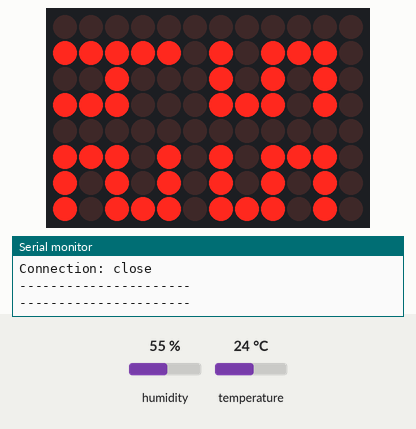
Recording of a sketch running on a simulated Arduino Uno R4 WiFi. On the bench: 12×8 LED matrix, the last lines printed to the serial monitor. Inputs (shaded band) come from the test bench; at power-on: humidity 55 %, temperature 24 °C. WiFi joins after 1.5 s; servers stay silent unless stated; uploads are accepted with an empty reply.

Above: at 13.1 s.
13.2 s: humidity set to 22 %
At 24.3 s:
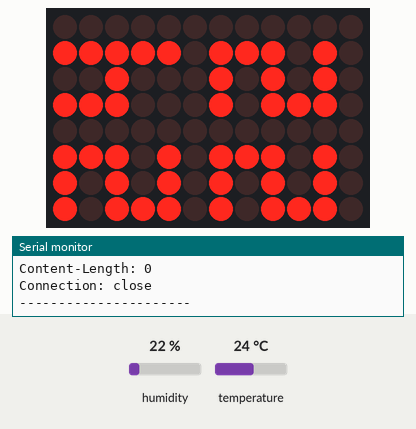
24.6 s: temperature set to 12 °C
At 34.2 s:
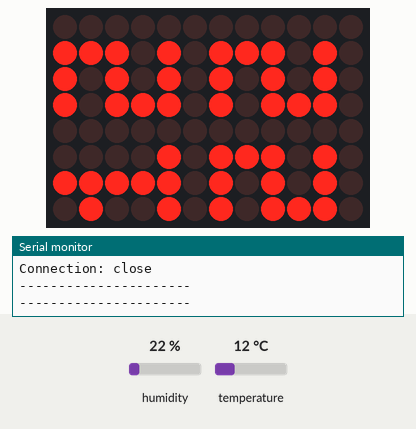
35.1 s: humidity set to 40 %
At 45.4 s:
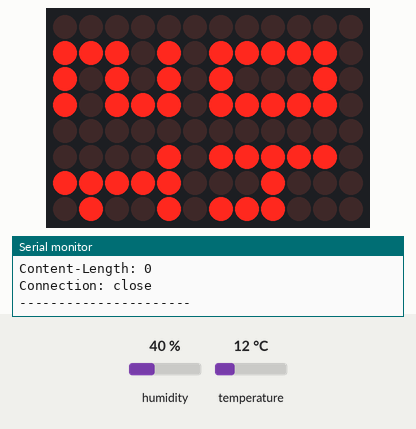
45.7 s: temperature set to 19 °C
At 55.4 s:
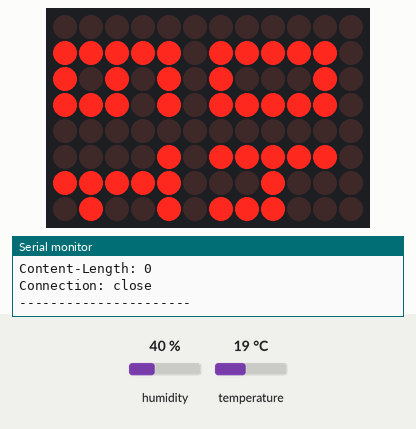
56.3 s: humidity set to 68 %
At 66.5 s:
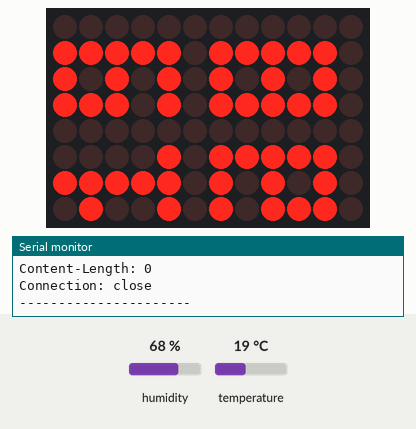
66.8 s: temperature set to 28 °C
At 76.5 s:
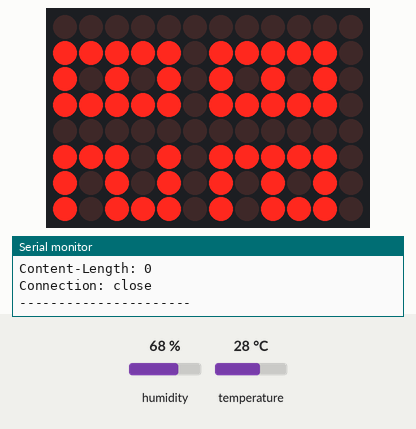
Timing chart, 0 to 78.0 s (numbered marks = the images above; inputs shaded):
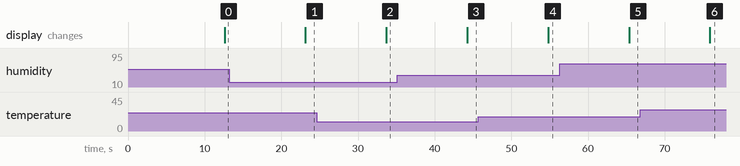

The sketch:

oneM2M_DHT11.ino
```cpp
#include <WiFiS3.h>
#include <WiFiSSLClient.h>
#include <ArduinoJson.h>
#include <DHT.h>
#include <Arduino_LED_Matrix.h>

#include "secrets.h"                 // WiFi 및 API 인증 정보
#include "digit_patterns.h"          // 숫자 0~9 패턴 정의

// ArduinoJson 메모리 최적화 설정
#define ARDUINOJSON_SLOT_ID_SIZE 1           // 슬롯 ID 크기 최소화
#define ARDUINOJSON_STRING_LENGTH_SIZE 1     // 문자열 길이 크기 최소화
#define ARDUINOJSON_USE_DOUBLE 0             // double 타입 비활성화 (메모리 절약)
#define ARDUINOJSON_USE_LONG_LONG 0          // long long 타입 비활성화

// DHT11 센서 설정
#define DHTPIN 2                      // DHT11 데이터 핀 (디지털 2번)
#define DHTTYPE DHT11                 // 센서 타입

const int DELAY = 10000;              // 데이터 전송 주기 (10초)
const char* RVI = "2a";               // oneM2M 릴리즈 버전

// oneM2M 리소스 경로 설정
String CSEBASE = "/Mobius";           // CSE Base 이름
String R4_AE = String("R4_TUTO_") + String(ORIGIN);  // Application Entity 이름
String TEM_CNT = "TEM";               // 온도 Container 이름
String HUM_CNT = "HUM";               // 습도 Container 이름

// 전역 변수
bool ready = false;                   // oneM2M 리소스 초기화 완료 여부
uint32_t reqSeq = 1;                  // HTTP 요청 ID 생성용 시퀀스 번호
byte frame[8][12];                    // LED 매트릭스 프레임 버퍼 (8행 x 12열)

// 객체 생성
DHT dht(DHTPIN, DHTTYPE);             // DHT11 센서 객체
WiFiSSLClient wifi;                   // HTTPS 통신 클라이언트 객체
ArduinoLEDMatrix matrix;              // LED 매트릭스 객체

void setup() {
  // 시리얼 초기화 및 포트 오픈 대기
  Serial.begin(115200);
  while (!Serial);

  // LED 매트릭스 초기화
  matrix.begin();
  dht.begin();  // DHT11 센서 초기화

  // WiFi 모듈 체크
  if (WiFi.status() == WL_NO_MODULE) {
    Serial.println("Communication with WiFi module failed!\r\nPlease reset your device!");
    while (true) delay(1000);
  }
  // WiFi 네트워크 연결 시도
  if (!ensureWifiConnected(30000)) {
    Serial.println("[FATAL] WiFi connect failed.");
    while (true) delay(1000);
  }

  // WiFi 연결 후 네트워크 스택 안정화 대기
  delay(5000);
  Serial.println("[SETUP] Complete. Entering loop...");
}

void loop() {
  // WiFi 연결 끊김 처리
  if (WiFi.status() != WL_CONNECTED) {
    ready = false;
    Serial.println("[WiFi] Disconnected. Reconnecting...");
    ensureWifiConnected(30000);  // WiFi 연결 시도
  }

  // 준비되지 않았으면 CB 확인 및 setDevice 재시도
  if (!ready) {
    Serial.println("[TRY] GET CB (CSEBase) ...");
    int sc = get(CSEBASE);
    Serial.print("[CB] HTTP status = ");
    Serial.println(sc);

    if (sc == 200 || sc == 201) {
      setDevice();
    }
    delay(5000);  // 5초 대기 후 재시도
    return;
  }

  float temperature = dht.readTemperature();  // 온도 (°C)
  float humidity = dht.readHumidity();        // 습도 (%)

  if (isnan(humidity) || isnan(temperature)) {  // 읽기 실패 체크
    Serial.println("[ERROR] DHT11 ERROR");
    delay(2000);
    return;
  }

  Serial.println("----------------------");
  Serial.print("TEM: ");
  Serial.print(temperature);
  Serial.println(" °C");

  Serial.print("HUM: ");
  Serial.print(humidity);
  Serial.println(" %");
  Serial.println("----------------------");

  // LED 매트릭스에 온습도 표시
  displayTemperatureHumidity((int)temperature, (int)humidity);

  Serial.println("[POST] Sending state to server...");
  postCIN(CSEBASE + "/" + R4_AE + "/" + TEM_CNT, String(temperature));
  postCIN(CSEBASE + "/" + R4_AE + "/" + HUM_CNT, String(humidity));

  delay(DELAY);
}

// WiFi 연결 시도
bool ensureWifiConnected(unsigned long maxWaitMs) {
  // 이미 연결되어 있으면 즉시 반환
  if (WiFi.status() == WL_CONNECTED) return true;

  Serial.print("[WiFi] Connecting to SSID: ");
  Serial.println(SECRET_SSID);

  // WiFi 연결 시작
  WiFi.begin(SECRET_SSID, SECRET_PASS);

  // 최대 대기 시간까지 연결 시도
  unsigned long start = millis();
  while (millis() - start < maxWaitMs) {
    if (WiFi.status() == WL_CONNECTED) {
      Serial.println("[WiFi] Connected.");

      // WiFi 연결 정보 출력
      Serial.print("SSID: ");
      Serial.println(WiFi.SSID());

      IPAddress ip = WiFi.localIP();
      Serial.print("IP Address: ");
      Serial.println(ip);

      long rssi = WiFi.RSSI();
      Serial.print("signal strength (RSSI):");
      Serial.print(rssi);
      Serial.println(" dBm");

      return true;
    }
    delay(250);  // 250ms 대기
    Serial.print(".");  // 연결 시도 진행 표시
  }
  Serial.println();
  return (WiFi.status() == WL_CONNECTED);
}

// 고유 RI 생성 (예: "r4-1", "r4-2", "r4-3" ...)
String nextRI() {
  String ri = "r4-";
  ri += String(reqSeq++);
  return ri;
}

// HTTP 응답에서 상태 코드 추출 (예: "HTTP/1.1 200 OK" → 200)
int readHttpStatusLine() {
  String line = wifi.readStringUntil('\n');
  line.trim();

  if (!line.startsWith("HTTP/")) return -1;

  int sp1 = line.indexOf(' ');
  if (sp1 < 0) return -1;
  int sp2 = line.indexOf(' ', sp1 + 1);
  if (sp2 < 0) sp2 = line.length();

  String codeStr = line.substring(sp1 + 1, sp2);
  return codeStr.toInt();
}

// GET 요청 (리소스 조회)
int get(String path) {
  Serial.println("----------------------");
  if (!wifi.connect(API_HOST, HTTPS_PORT)) {
    Serial.println("[ERROR] TLS connect failed");
    wifi.stop();
    return -1;
  }

  String ri = nextRI();

  // HTTP 요청 전송
  wifi.println("GET " + path + " HTTP/1.1");
  wifi.println("Host: " + String(API_HOST));
  wifi.println("X-M2M-Origin: " + String(ORIGIN));
  wifi.println("X-M2M-RI: " + ri);
  wifi.println("X-M2M-RVI: " + String(RVI));
  wifi.println("X-API-KEY: " + String(API_KEY));
  wifi.println("X-AUTH-CUSTOM-LECTURE: " + String(LECTURE));
  wifi.println("X-AUTH-CUSTOM-CREATOR: " + String(CREATOR));
  wifi.println("Accept: application/json");
  wifi.println("Connection: close");
  wifi.println();

  // 응답 대기
  unsigned long t0 = millis();
  while (!wifi.available()) {
    if (millis() - t0 > DELAY) {
      Serial.println("[ERROR] Response timeout (GET)");
      wifi.stop();
      return -1;
    }
    delay(10);
  }

  int httpStatus = readHttpStatusLine();

  Serial.print("[GET] HTTP=");
  Serial.println(httpStatus);

  // 나머지 응답 출력 (헤더 + 본문)
  if (wifi.available()) {
    while (wifi.available()) {
      Serial.write(wifi.read());
    }
    Serial.println();
  }

  wifi.stop();
  Serial.println("----------------------");
  return httpStatus;
}

// AE 생성 요청
int postAE(String path, String resourceName){
  String body = serializeAE(resourceName);  // AE용 JSON 본문 직렬화
  return post(path, "AE", 2, body);         // ty=2 (AE 타입)
}

// CNT 생성 요청
int postCNT(String path, String resourceName){
  String body = serializeCNT(resourceName);  // CNT용 JSON 본문 직렬화
  return post(path, "CNT", 3, body);         // ty=3 (CNT 타입)
}

// CIN 생성 요청 (데이터 전송)
int postCIN(String path, String content){
  String body = serializeCIN(content);       // CIN용 JSON 본문 직렬화
  return post(path, "CIN", 4, body);         // ty=4 (CIN 타입)
}

// AE용 JSON 본문 직렬화
String serializeAE(String resourceName){
  String body;
  StaticJsonDocument<512> doc;  // JSON 문서 생성 (최대 512바이트)

  // m2m:ae 객체 생성
  JsonObject m2m_ae = doc.createNestedObject("m2m:ae");
  m2m_ae["rn"] = resourceName;      // 리소스 이름 (Resource Name)
  m2m_ae["api"] = "NArduino";       // App ID
  m2m_ae["rr"] = true;              // Request Reachability (요청 도달 가능 여부)

  // srv 배열 생성 및 RVI 추가
  JsonArray srv = m2m_ae.createNestedArray("srv");
  srv.add(RVI);  // 지원하는 릴리즈 버전 추가

  serializeJson(doc, body);  // JSON 객체를 문자열로 변환
  return body;
  /* 생성되는 JSON 예시:
   * {
   *   "m2m:ae": {
   *     "rn": "R4_TUTO",
   *     "api": "NArduino",
   *     "rr": true,
   *     "srv": ["2a"]
   *   }
   * }
   */
}

// CNT용 JSON 본문 직렬화
String serializeCNT(String resourceName){
  String body;
  StaticJsonDocument<512> doc;  // JSON 문서 생성 (최대 512바이트)

  // m2m:cnt 객체 생성
  JsonObject m2m_cnt = doc.createNestedObject("m2m:cnt");
  m2m_cnt["rn"] = resourceName;  // 리소스 이름 (Resource Name)
  m2m_cnt["mbs"] = 16384;        // 최대 바이트 크기 (Max Byte Size)

  serializeJson(doc, body);  // JSON 객체를 문자열로 변환
  return body;
  /* 생성되는 JSON 예시:
   * {
   *   "m2m:cnt": {
   *     "rn": "TEM",
   *     "mbs": 16384
   *   }
   * }
   */
}

// CIN용 JSON 본문 직렬화
String serializeCIN(String content){
  String body;
  StaticJsonDocument<512> doc;  // JSON 문서 생성 (최대 512바이트)

  // m2m:cin 객체 생성
  JsonObject m2m_cin = doc.createNestedObject("m2m:cin");
  m2m_cin["con"] = content;  // 전송할 데이터 내용 (Content)

  serializeJson(doc, body);  // JSON 객체를 문자열로 변환
  return body;
  /* 생성되는 JSON 예시:
   * {
   *   "m2m:cin": {
   *     "con": "25.3"
   *   }
   * }
   */
}

// POST 요청 공통 함수 (내부용)
int post(String path, String contentType, int ty, String body){
  Serial.println("----------------------");
  if (!wifi.connect(API_HOST, HTTPS_PORT)) {
    Serial.println("[ERROR] TLS connect failed");
    wifi.stop();
    return -1;
  }

  String ri = nextRI();

  // HTTP 요청 전송
  wifi.println("POST " + path + " HTTP/1.1");
  wifi.println("Host: " + String(API_HOST));
  wifi.println("X-M2M-Origin: " + String(ORIGIN));
  wifi.println("X-M2M-RI: " + ri);
  wifi.println("X-M2M-RVI: " + String(RVI));
  wifi.println("X-API-KEY: " + String(API_KEY));
  wifi.println("X-AUTH-CUSTOM-LECTURE: " + String(LECTURE));
  wifi.println("X-AUTH-CUSTOM-CREATOR: " + String(CREATOR));
  wifi.println("Content-Type: application/json;ty=" + String(ty));
  wifi.println("Content-Length: " + String(body.length()));
  wifi.println("Accept: application/json");
  wifi.println("Connection: close");
  wifi.println();
  wifi.print(body);

  // 응답 대기
  unsigned long t0 = millis();
  while (!wifi.available()) {
    if (millis() - t0 > DELAY) {
      Serial.println("[ERROR] Response timeout (POST)");
      wifi.stop();
      return -1;
    }
    delay(10);
  }

  int httpStatus = readHttpStatusLine();

  Serial.print("[POST ");
  Serial.print(contentType);
  Serial.print("] HTTP=");
  Serial.println(httpStatus);

  // 나머지 응답 출력 (헤더 + 본문)
  if (wifi.available()) {
    while (wifi.available()) {
      Serial.write(wifi.read());
    }
    Serial.println();
  }

  wifi.stop();
  Serial.println("----------------------");
  return httpStatus;
}

// 디바이스 설정 (AE, CNT 확인 및 생성)
void setDevice(){
  Serial.println("Setup Started!");

  String aePath = CSEBASE + "/" + R4_AE;
  String temPath = aePath + "/" + TEM_CNT;
  String humPath = aePath + "/" + HUM_CNT;

  // 1. AE 확인 -> 없으면 생성
  int aeSc = get(aePath);
  if (aeSc == 404 || aeSc == 403) {
    Serial.println("[setDevice] AE not found -> creating...");
    int cr = postAE(CSEBASE, R4_AE);
    if (cr == 201 || cr == 200) {
      Serial.println("[setDevice] AE created");
    } else {
      Serial.println("[setDevice] AE create failed");
      ready = false;
      return;
    }
  } else if (aeSc == 200 || aeSc == 201) {
    Serial.println("[setDevice] AE exists");
  } else {
    Serial.println("[setDevice] AE check failed");
    ready = false;
    return;
  }

  // 2. TEM CNT 확인 -> 없으면 생성
  int temSc = get(temPath);
  if (temSc == 404 || temSc == 403) {
    Serial.println("[setDevice] TEM CNT not found -> creating...");
    int cr = postCNT(aePath, TEM_CNT);
    if (cr == 201 || cr == 200) {
      Serial.println("[setDevice] TEM CNT created");
    } else {
      Serial.println("[setDevice] TEM CNT create failed");
    }
  } else if (temSc == 200 || temSc == 201) {
    Serial.println("[setDevice] TEM CNT exists");
  }

  // 3. HUM CNT 확인 -> 없으면 생성
  int humSc = get(humPath);
  if (humSc == 404 || humSc == 403) {
    Serial.println("[setDevice] HUM CNT not found -> creating...");
    int cr = postCNT(aePath, HUM_CNT);
    if (cr == 201 || cr == 200) {
      Serial.println("[setDevice] HUM CNT created");
    } else {
      Serial.println("[setDevice] HUM CNT create failed");
    }
  } else if (humSc == 200 || humSc == 201) {
    Serial.println("[setDevice] HUM CNT exists");
  }

  ready = true;
  Serial.println("Setup completed!");
}

// 프레임 초기화 함수
void clear_frame(byte frame[8][12]) {
  for (int i = 0; i < 8; i++) {
    for (int j = 0; j < 12; j++) {
      frame[i][j] = 0;
    }
  }
}

// 숫자 패턴을 프레임의 특정 위치에 복사
void add_digit_to_frame(byte frame[8][12], int index, int x, int y) {
  // digit_fonts[index]를 byte[3][5] 형태로 캐스팅
  byte (*digit_pattern)[5] = (byte(*)[5])digit_fonts[index];

  // 3행 × 5열 패턴을 그대로 복사
  for (int row = 0; row < 3; row++) {
    for (int col = 0; col < 5; col++) {
      frame[x + row][y + col] = digit_pattern[row][col];
    }
  }
}

// 온도와 습도를 LED 매트릭스에 표시
void displayTemperatureHumidity(int temp, int humid) {
  clear_frame(frame);

  // 온도 십의 자리, 일의 자리 계산
  int tempTens = temp / 10;
  int tempOnes = temp % 10;

  // 습도 십의 자리, 일의 자리 계산
  int humidTens = humid / 10;
  int humidOnes = humid % 10;

  // 온도 (왼쪽 절반: y=0~5)
  add_digit_to_frame(frame, tempTens, 5, 0);   // x=5 (아래쪽), y=0
  add_digit_to_frame(frame, tempOnes, 1, 0);   // x=1 (위쪽), y=0

  // 습도 (오른쪽 절반: y=6~11)
  add_digit_to_frame(frame, humidTens, 5, 6);  // x=5 (아래쪽), y=6
  add_digit_to_frame(frame, humidOnes, 1, 6);  // x=1 (위쪽), y=6

  matrix.renderBitmap(frame, 8, 12);
}
```

digit_patterns.h
```cpp
// LED Matrix Digit Patterns (Pre-rotated for 12x8 matrix)
// 각 숫자는 3행 × 5열 (LED 매트릭스에 바로 표시 가능한 형태)
// 0 = 꺼짐, 1 = 켜짐

// 숫자 0
byte DIGIT_0[3][5] = {
  { 1, 1, 1, 1, 1 },
  { 1, 0, 0, 0, 1 },
  { 1, 1, 1, 1, 1 }
};

// 숫자 1
byte DIGIT_1[3][5] = {
  { 0, 0, 0, 0, 1 },
  { 1, 1, 1, 1, 1 },
  { 0, 1, 0, 0, 1 }
};

// 숫자 2
byte DIGIT_2[3][5] = {
  { 1, 1, 1, 0, 1 },
  { 1, 0, 1, 0, 1 },
  { 1, 0, 1, 1, 1 }
};

// 숫자 3
byte DIGIT_3[3][5] = {
  { 1, 1, 1, 1, 1 },
  { 1, 0, 1, 0, 1 },
  { 1, 0, 1, 0, 1 }
};

// 숫자 4
byte DIGIT_4[3][5] = {
  { 1, 1, 1, 1, 1 },
  { 0, 0, 1, 0, 0 },
  { 1, 1, 1, 0, 0 }
};

// 숫자 5
byte DIGIT_5[3][5] = {
  { 1, 0, 1, 1, 1 },
  { 1, 0, 1, 0, 1 },
  { 1, 1, 1, 0, 1 }
};

// 숫자 6
byte DIGIT_6[3][5] = {
  { 1, 1, 1, 1, 1 },
  { 1, 0, 1, 0, 1 },
  { 1, 0, 1, 1, 1 }
};

// 숫자 7
byte DIGIT_7[3][5] = {
  { 1, 1, 1, 1, 1 },
  { 1, 0, 0, 0, 0 },
  { 1, 1, 0, 0, 0 }
};

// 숫자 8
byte DIGIT_8[3][5] = {
  { 1, 1, 1, 1, 1 },
  { 1, 0, 1, 0, 1 },
  { 1, 1, 1, 1, 1 }
};

// 숫자 9
byte DIGIT_9[3][5] = {
  { 1, 1, 1, 1, 1 },
  { 1, 0, 1, 0, 1 },
  { 1, 1, 1, 0, 1 }
};

// 폰트 배열 포인터
byte* digit_fonts[10] = {
  (byte*)DIGIT_0, (byte*)DIGIT_1, (byte*)DIGIT_2, (byte*)DIGIT_3, (byte*)DIGIT_4,
  (byte*)DIGIT_5, (byte*)DIGIT_6, (byte*)DIGIT_7, (byte*)DIGIT_8, (byte*)DIGIT_9
};
```

secrets.h
```cpp
// ==========================================
// WiFi 연결 정보
// ==========================================
#define SECRET_SSID "WiFi SSID"           // 와이파이 SSID
#define SECRET_PASS "WiFi Pass"           // 와이파이 비밀번호

// ==========================================
// IoTcoss 개방형사물인터넷 플랫폼 개인 연결 정보
// ==========================================
#define API_HOST "onem2m.iotcoss.ac.kr"   // 플랫폼 주소
#define HTTPS_PORT 443                    // HTTPS 포트번호

// https://platform.iotcoss.ac.kr/dashboard/api-guide
#define ORIGIN "SOrigin_학번_t1"           // oneM2M Origin(예: SOrigin_학번_t1)
#define API_KEY "API_KEY"                 // iotcoss API KEY(예: DF38fndk992f3fdf38j)
#define CREATOR "CREATOR"                 // iotcoss CREATOR(예: sju12345678)
#define LECTURE "LECTURE"                 // iotcoss LECTURE(예: LCT_20250009)
```

Measured:
- after the input at 13.2 s, the display: changes after 9.9 s (image 1)
- after the input at 24.6 s, the display: changes after 9.1 s (image 2)
- after the input at 35.1 s, the display: changes after 9.1 s (image 3)
- after the input at 45.7 s, the display: changes after 9.1 s (image 4)
- after the input at 56.3 s, the display: changes after 9.1 s (image 5)
- after the input at 66.8 s, the display: changes after 9.1 s (image 6)
